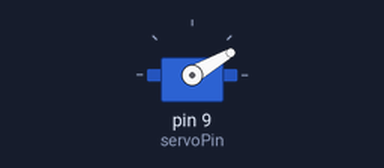
The sketch below on a simulated Arduino Uno, built with avr-gcc and run on an emulated ATmega328P. Shown: servo.

Above: at 0.05 s.
Timing chart, 0 to 4.6 s (numbered marks = the images above):
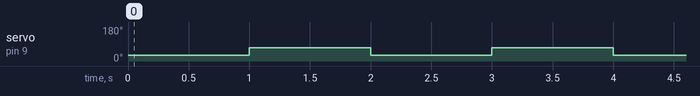

Measured:
- by itself, servo on pin 9 (servoPin): alternates 70° for 1.0 s and 30° for 1.0 s

The sketch:

Arduino_server_motor.ino
```cpp
/* Servo motor with Arduino example code. Position and sweep. More info: https://www.makerguides.com/ */

// Include the servo library:
#include "Servo.h"

// Create a new servo object:
Servo myservo;

// Define the servo pin:
#define servoPin 9

void setup() {
  // Attach the Servo variable to a pin:
  myservo.attach(servoPin);
}

void loop() {
  myservo.write(30);
  delay(1000);
  myservo.write(70);
  delay(1000);
/*  // Tell the servo to go to a particular angle:
  myservo.write(90);
  delay(1000);
  myservo.write(180);
  delay(1000);
  myservo.write(0);
  delay(1000);

  // Sweep from 0 to 180 degrees:
  for (int angle = 0; angle <= 180; angle += 1) {
    myservo.write(angle);
    delay(15);
  }

  // And back from 180 to 0 degrees:
  for (int angle = 180; angle >= 0; angle -= 1) {
    myservo.write(angle);
    delay(15);
  }
  delay(1000);
*/
}
```
